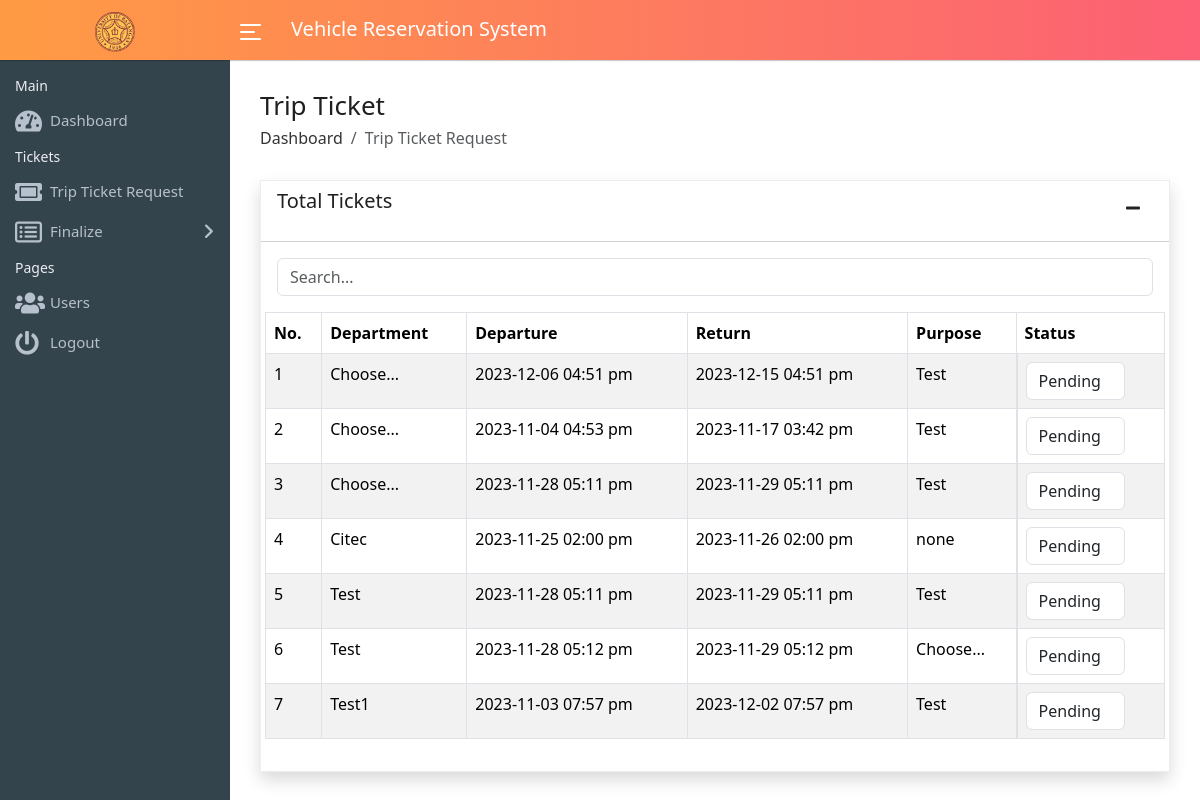
Page /admin/ticket.php on the earlier database version.
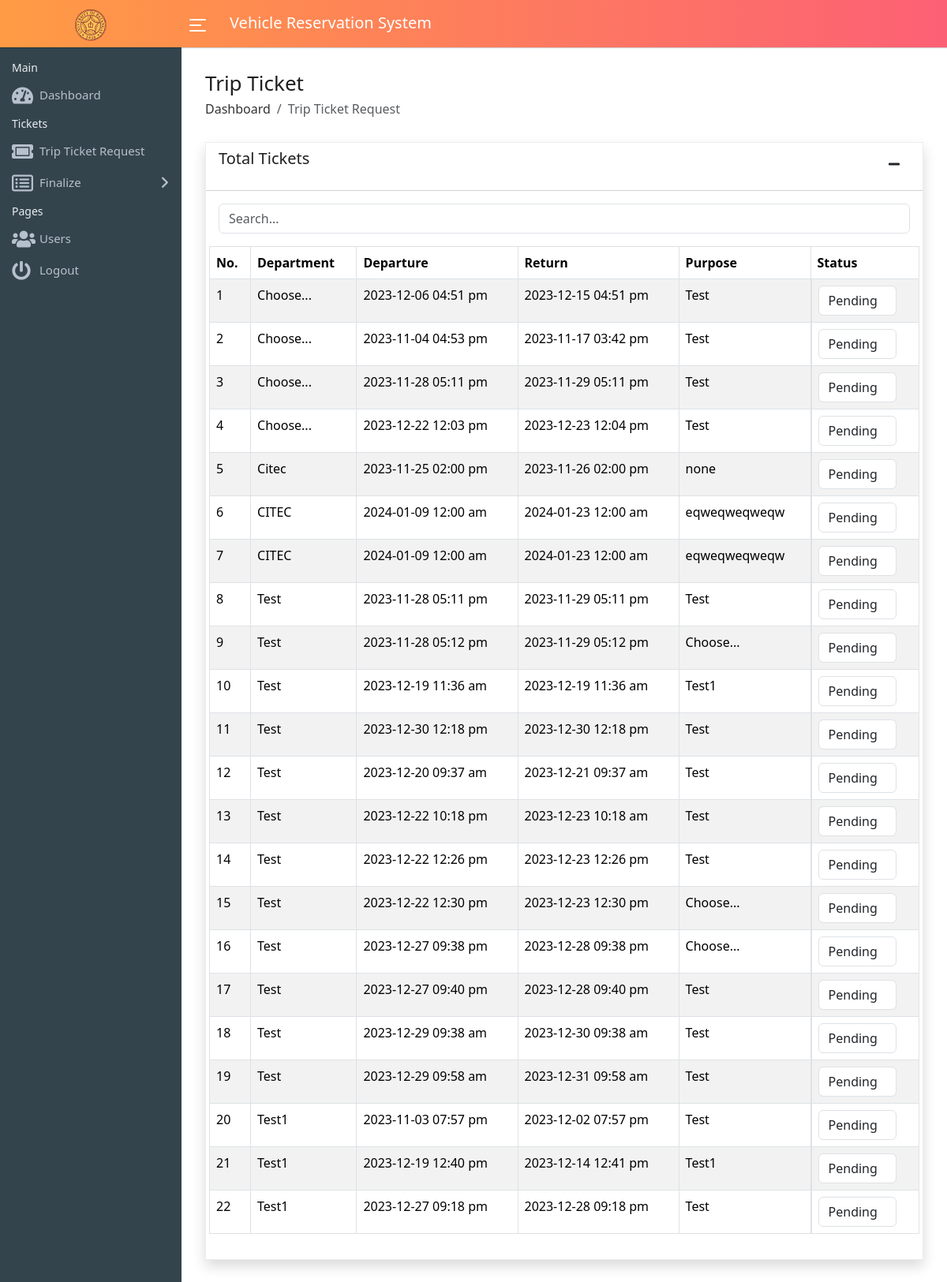
Same page on the later database version.
### tables this page shows
CREATE TABLE `bus` (
  `id` int(11) NOT NULL,
  `name` varchar(225) NOT NULL,
  `department` varchar(225) NOT NULL,
  `pass_name` varchar(225) NOT NULL,
  `location` varchar(225) NOT NULL,
  `bus` varchar(225) NOT NULL,
  `date_departure` date NOT NULL,
  `time_departure` varchar(225) NOT NULL,
  `exp_arrival` date NOT NULL,
  `time_arrival` varchar(225) NOT NULL,
  `passengers` varchar(225) NOT NULL,
  `purpose` varchar(225) NOT NULL,
  `file_name` int(11) NOT NULL,
  `destination_name` varchar(225) NOT NULL,
  `availability` tinyint(1) DEFAULT 1,
  `status` int(255) NOT NULL,
  `userID` varchar(255) NOT NULL
);

### admin/ticket.php (the view, shortened to what this page needs)
<?php
include '../config/connection.php';
try {
    $query = "SELECT  bus.*, `department`,`date_departure`, `time_departure`,
    `exp_arrival`, `time_arrival`, `purpose`
    FROM `bus` order by `department` asc;";
    $stmtPatient1 = $con->prepare($query);
    $stmtPatient1->execute();
} catch(PDOException $ex) {
    echo $ex->getMessage();
    echo $ex->getTraceAsString();
    exit;
}
?>
<!DOCTYPE html>
<html lang="en">
<head>
  <link rel="stylesheet" href="../style/bootstrap-5.3.2-dist/css/bootstrap.min.css">
  <link rel="stylesheet" href="../style/bootstrap-5.3.2-dist/css/sidebar.css">
  <link rel="stylesheet" href="../style/bootstrap-5.3.2-dist/css/font-awesome.min.css">
  <link rel="stylesheet" href="../style/bootstrap-5.3.2-dist/css/line-awesome.min.css">
  <link rel="stylesheet" href="https://stackpath.bootstrapcdn.com/font-awesome/4.7.0/css/font-awesome.min.css">
</head>
<body>
  <div class="main-wrapper">
    <?php
    include_once("./components/header.php");
    include_once("./components/sidebar.php");
    ?>
<div class="page-wrapper">
    <div class="content container-fluid">
    <div class="page-header">
        <div class="row align-items-center">
        <div class="col">
            <h3 class="page-title">Trip Ticket</h3>
            <ul class="breadcrumb">
                <li class="breadcrumb-item"><a href="index.php">Dashboard</a></li>
                <li class="breadcrumb-item active">Trip Ticket Request</li>
            </ul>
        </div>
        </div>
    </div>
        <section class="content">
            <div class="card card-outline card-primary rounded-0 shadow">
                <div class="card-header d-flex justify-content-between">
                    <h3 class="card-title">Total Tickets</h3>
                    <div class="card-tools ">
                        <button type="button" class="btn btn-tool" data-toggle="collapse" data-target="#collapseContent" aria-expanded="true">
                        <i class="fas fa-minus"></i>
                        </button>
                    </div>
                </div>
                <div class="card-body">
                        <div class="mb-3">
                        <input type="text" id="searchInput" class="form-control" placeholder="Search...">
                        </div>
                    <div class="row table-responsive">
                        <table id="all_patients"
                            class="table table-striped dataTable table-bordered dtr-inline"
                            role="grid" aria-describedby="all_patients_info">
                            <thead>
                            <tr>
                                <th>No.</th>
                                <th>Department</th>
                                <th>Departure</th>
                                <th>Return</th>
                                <th>Purpose</th>
                                <th>Status</th>
                            </tr>
                            </thead>
                            <tbody>
                            <?php
                            $count = 0;
                            while($row =$stmtPatient1->fetch(PDO::FETCH_ASSOC)){
                                $count++;
                                ?>
                                <tr>
                                    <td><?php echo $count; ?></td>
                                    <td><?php echo $row['department'];?></td>
                                    <td><?php echo $row['date_departure'].' '. date('h:i a',strtotime($row['time_departure']));?></td>
                                    <td><?php echo $row['exp_arrival'].' '. date('h:i a',strtotime($row['time_arrival']));?></td>
                                    <td><?php echo $row['purpose'];?></td>
                                    <td style="display: flex;">
                                    <form id="statusForm">
                                        <div class="form-group">
                                        <select class="form-control" id="statusDropdown">
                                            <option value="Pending">Pending</option>
                                        </select>
                                        </div>
                                    </form>
                                    </td>
                                </tr>
                                <?php
                            }
                            ?>
                            </tbody>
                        </table>
                    </div>
                </div>
            </div>
        </section>
        </div>
      </div>
</body>
</html>

Differences in the rows shown:
added bus: department "Choose...", date_departure "2023-12-22", time_departure "12:03 pm", exp_arrival "2023-12-23", time_arrival "12:04 pm", purpose "Test"
added bus: department "CITEC", date_departure "2024-01-09", time_departure "12:00 am", exp_arrival "2024-01-23", time_arrival "12:00 am", purpose "eqweqweqweqw"
added bus: department "CITEC", date_departure "2024-01-09", time_departure "12:00 am", exp_arrival "2024-01-23", time_arrival "12:00 am", purpose "eqweqweqweqw"
added bus: department "Test", date_departure "2023-12-19", time_departure "11:36 am", exp_arrival "2023-12-19", time_arrival "11:36 am", purpose "Test1"
added bus: department "Test", date_departure "2023-12-30", time_departure "12:18 pm", exp_arrival "2023-12-30", time_arrival "12:18 pm", purpose "Test"
added bus: department "Test", date_departure "2023-12-20", time_departure "09:37 am", exp_arrival "2023-12-21", time_arrival "09:37 am", purpose "Test"
added bus: department "Test", date_departure "2023-12-22", time_departure "10:18 pm", exp_arrival "2023-12-23", time_arrival "10:18 am", purpose "Test"
added bus: department "Test", date_departure "2023-12-22", time_departure "12:26 pm", exp_arrival "2023-12-23", time_arrival "12:26 pm", purpose "Test"
added bus: department "Test", date_departure "2023-12-22", time_departure "12:30 pm", exp_arrival "2023-12-23", time_arrival "12:30 pm", purpose "Choose..."
added bus: department "Test", date_departure "2023-12-27", time_departure "09:38 pm", exp_arrival "2023-12-28", time_arrival "09:38 pm", purpose "Choose..."
added bus: department "Test", date_departure "2023-12-27", time_departure "09:40 pm", exp_arrival "2023-12-28", time_arrival "09:40 pm", purpose "Test"
added bus: department "Test", date_departure "2023-12-29", time_departure "09:38 am", exp_arrival "2023-12-30", time_arrival "09:38 am", purpose "Test"
added bus: department "Test", date_departure "2023-12-29", time_departure "09:58 am", exp_arrival "2023-12-31", time_arrival "09:58 am", purpose "Test"
added bus: department "Test1", date_departure "2023-12-19", time_departure "12:40 pm", exp_arrival "2023-12-14", time_arrival "12:41 pm", purpose "Test1"
added bus: department "Test1", date_departure "2023-12-27", time_departure "09:18 pm", exp_arrival "2023-12-28", time_arrival "09:18 pm", purpose "Test"
